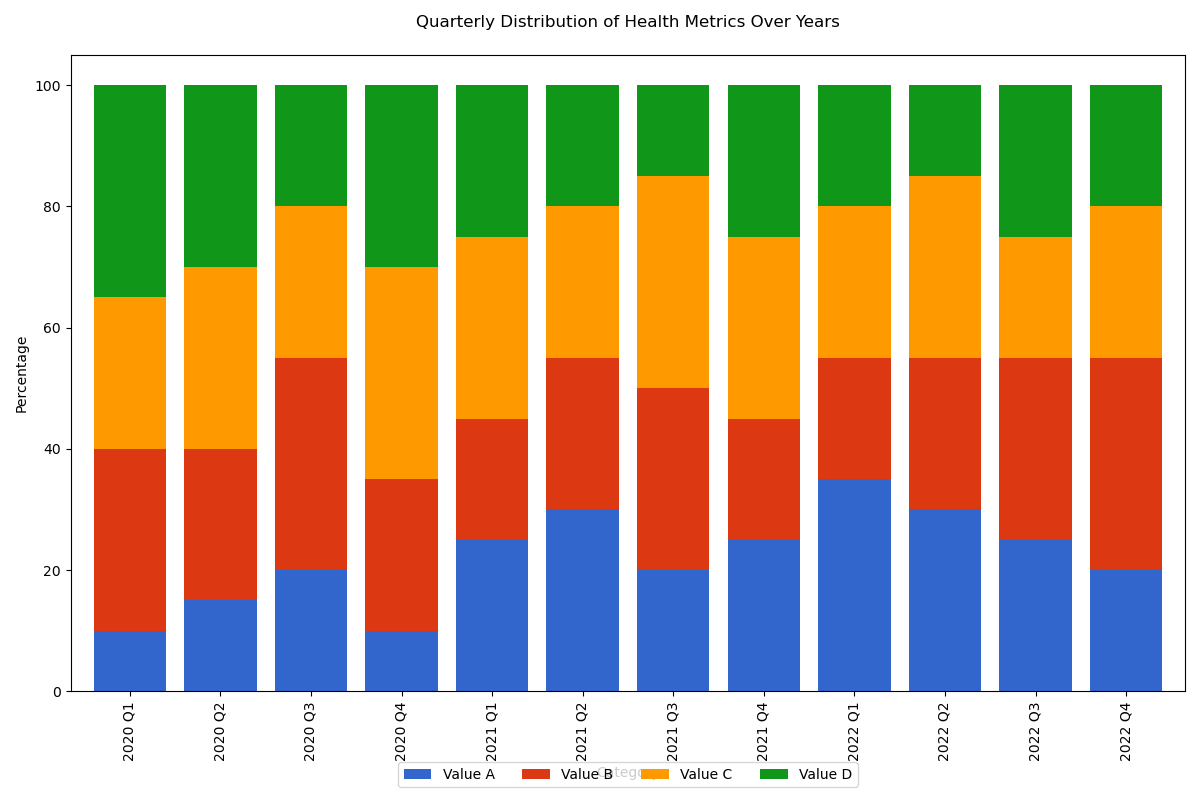

Python code for this plot:

import matplotlib.pyplot as plt
import pandas as pd

data = {
    'Category': ['2020 Q1', '2020 Q2', '2020 Q3', '2020 Q4', '2021 Q1', '2021 Q2', '2021 Q3', '2021 Q4', '2022 Q1', '2022 Q2', '2022 Q3', '2022 Q4'],
    'Value A': [10, 15, 20, 10, 25, 30, 20, 25, 35, 30, 25, 20],
    'Value B': [30, 25, 35, 25, 20, 25, 30, 20, 20, 25, 30, 35],
    'Value C': [25, 30, 25, 35, 30, 25, 35, 30, 25, 30, 20, 25],
    'Value D': [35, 30, 20, 30, 25, 20, 15, 25, 20, 15, 25, 20]
}

df = pd.DataFrame(data)
df.set_index('Category', inplace=True)
df_percent = df.div(df.sum(axis=1), axis=0) * 100

fig, ax = plt.subplots(figsize=(12, 8))
df_percent.plot(kind='bar', stacked=True, width=0.8, ax=ax, color=['#3366CC', '#DC3912', '#FF9900', '#109618'])

ax.set_title('Quarterly Distribution of Health Metrics Over Years', pad=20)
ax.set_ylabel('Percentage')
ax.set_xlabel('Category')
ax.legend(loc='upper center', bbox_to_anchor=(0.5, -0.1), ncol=4)

plt.tight_layout()
plt.show()
